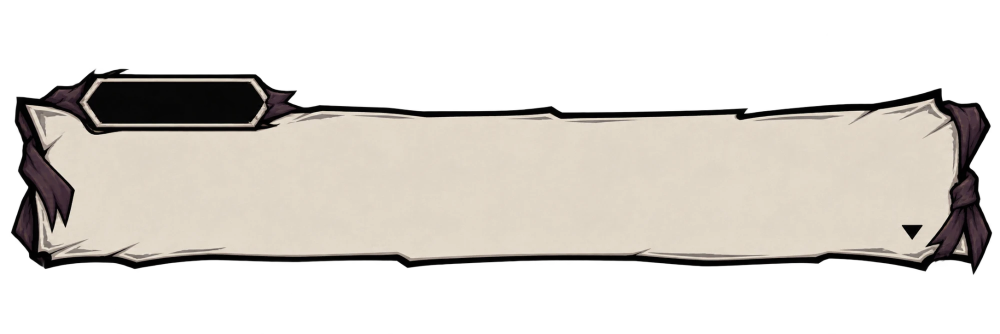
#> input picture cave-3d/art/stage/box_src.webp, 2000 x 667 px (shown at 1/2 size)
$ python -i g4_cut.py   (imports and definitions only)
#> lines starting #> are read from the running program, lines starting #| are printed output that depends on the picture; after the words box and inside, x2 and y2 are one past the last pixel; in counts of white or black regions, pixels touching at a corner belong together
#> further down, picture is the input picture: PIL image 2000x667 RGBA; mean R, G, B, A 85.8, 81.9, 76.4, 119.2
# g4_cut.py v1.5 (2026-10-10) — v1.5: 몸에서 40px 넘게 떨어진 무채색 번호 상자 (60px 안 · 넓이 1600 아래) 도 지움
# v1.4: 흰 바탕에 흰 옷 (간호사 시트 둘) 은 윤곽선으로 막고 바깥 바탕만 지움 (alpha_outline) — 옷에 구멍이 나던 것
# v1.3: 번호 상자 (흰 네모 안 숫자) · 몸 가까이 붙은 검은 번호 글자도 지움 (declutter, 자른 칸에 다시 돌릴 수 있음: --declutter <칸 폴더>)
# v1.2: 이미 투명한 시트 (벤킨1 · 친칠라 일상 등) 는 격자 지우기를 건너뛰고 원래 투명도를 씀 (RGB 로 바꾸며 투명이 사라지던 것) · 손으로 정한 줄 · 칸 (ROWS 29장) · 민수가 파란 X 친 칸은 빼고 (XCELL) · 칸마다 남은 번호 글자 · 번호 상자 지움 (declutter)
# v1.1: 바탕색은 가장자리 5px 안쪽 띠 (맨 가장자리 테두리 선 피함) · 격자선 잉크 문턱 25 (연회색 선) · 덩어리는 3px 만 붙임 (붙어 선 사람들이 한 덩어리 되던 것)
# v1.0 — 4기 시트 자르기 (드라이브 '1010 4기 업뎃')
#  · tools/g4_spec.json 의 sheet 종류만: 격자선 지우기 → 바탕 지우기 (up1_seg.alpha_of) → 번호 글자 지우기 → 줄 · 칸 수 자동 → up1_cut.cut_sheet (이음선 · 덩어리 주인)
#  · 격자선: 가로 · 세로 한 줄이 시트를 거의 다 가로지르고 (75% 넘게) 양옆은 비어 있는 가는 줄 (8px 안) → 바탕색으로 칠함
#  · 번호 글자: 작고 (넓이 900 아래 · 70x50 안) 색이 없는 (회색 · 검정) 덩어리가 큰 그림에서 18px 넘게 떨어져 있으면 지움
#  · 줄 · 칸: 그림 덩어리 (12px 붙임) 를 세로 가운데로 줄 묶음 · 너무 넓은 덩어리는 붙은 두 사람으로 셈. ROWS 에 손으로 정한 값이 있으면 그것
#  사용: python3 -I tools/g4_cut.py <내려받은 폴더> <칸 폴더> [시트 이름 일부 …]   → <칸 폴더>/<폴더>/<시트>/r<줄>c<칸>.png + _info.json + _prev.jpg
import sys, os, json
import numpy as np
from PIL import Image
from scipy import ndimage
HERE = os.path.dirname(os.path.abspath(__file__)); sys.path.insert(0, HERE)
from up1_seg import alpha_of
from up1_cut import cut_sheet
ROWS = {   # '폴더/파일': [줄마다 칸 수] — 자동이 틀린 시트만 (검수 판에서 눈으로 셈)
  '4기몹/9인 워크 프레임 2 캐릭터 시트.png': [3, 3, 3], '4기몹/스테이지 11, 아홉 전사의 준비 자세.png': [3, 3, 3], '4기몹/스테이지 17_ 아홉 영웅의 편안한 휴식.png': [3, 3, 3],
  '4기몹/한복과 군복 캐릭터 9인 스프라이트 시트.png': [3, 3, 3], '4기몹/한복과 군인 9인의 3×3 스프라이트 시트.png': [3, 3, 3],
  '도살자콘/뼈 문신 단검 여성의 다섯 포즈.png': [3, 2], '도살자콘/뼈 문신 전사의 다섯 포즈.png': [3, 2],
  '레지나페흐토테이론/레지나의 10종 특수 검격.png': [5, 5], '레지나페흐토테이론/뿔 달린 기사 보스의 8가지 강공격.png': [4, 4], '레지나페흐토테이론/초승달 왕의 8가지 전투 자세.png': [4, 4],
  '리완/수정 방패 기사 10종 포즈 시트.png': [5, 5], '리완/수정 방패 기사, 다섯 포즈.png': [3, 2], '리완/수정 방패 기사의 여섯 가지 전투 동작.png': [3, 3],
  '망향추가/다섯 포즈 완성형 캐릭터 시트.png': [3, 2], '망향추가/분홍 머리 뿔 여전사 10포즈 스프라이트 시트.png': [5, 5],
  '벤킨추가/두건벤킨2.png': [5, 5], '벤킨추가/벤킨2.png': [5, 5], '벤킨추가/벤킨1.png': [5, 5],
  '유니/보석 오니 전투 포즈 스프라이트 시트.png': [5, 5],
  '장끌레도르추가/image(20261010-030916).png': [4], '장끌레도르추가/장 끌레도르 느와르 걷기.png': [4],
  '청광묵추가/청광묵1.png': [6, 4], '청승추가/청승 블루 오니의 액션 스프라이트 시트.png': [5, 5], '청승추가/청승의 10종 전투 스프라이트 시트.png': [5, 5],
  '추가스프라이트/눈 괴물 10종 포즈 스프라이트 시트.png': [5, 5], '추가스프라이트/열 가지 포즈의 악마 기사 스프라이트.png': [5, 5],
  '친칠라추가/치치닐라 궁수의 다섯 가지 일상 자세, 사과는 삭제.png': [3, 2], '친칠라추가/친칠라의 다섯 가지 일상 포즈.png': [3, 2],
  '작약추가/붉은 오니 전사의 다섯 포즈.png': [2, 3]}
# 민수가 파란 X 친 칸 (쓰지 말 것) — 잘라도 파일을 남기지 않고 _info.json 의 x 에 적음
XCELL = {'도살자콘/뼈 문신 전사의 다섯 포즈.png': ['r0c1', 'r0c2'], '도살자콘/해골 문신 전사의 다섯 특수 자세.png': ['r1c0'],
         '장끌레도르추가/금발 남성의 두 가지 해머 공격.png': ['r0c0']}
OUTLINE = {'4기/간호사1.png', '4기/간호사특수2.png'}   # v1.4 흰 바탕 + 흰 옷 (간호사): 윤곽선으로 막고 바깥 흰 바탕만 지움
def alpha_outline(im, ink_t=236, grow=2):
    """흰 바탕 시트에서 흰 옷이 바탕과 같이 지워지던 것 (v1.4): 선 (어두운 칸) 을 grow px 굵혀 틈을 막고 가장자리에서 이어진 흰 바탕만 지움 → 굵힌 만큼 남은 흰 테두리는 다시 지움"""
#> called with ink_t = 236, grow = 2
    a = np.asarray(im.convert('RGBA')).copy(); rgb = a[..., :3].astype(int); mn = rgb.min(2)
#> after `rgb = a[..., :3].astype(int)`:
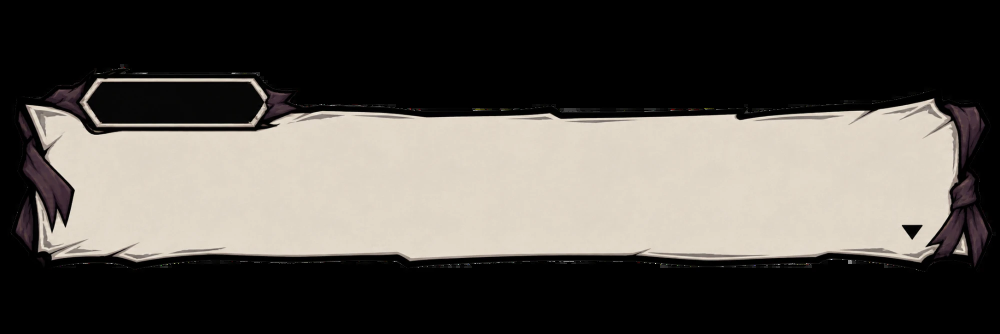
#> rgb: shape (667, 2000, 3) int64 (shown at 1/2 size); mean R, G, B 85.8, 81.9, 76.4
#> after `mn = rgb.min(2)`:
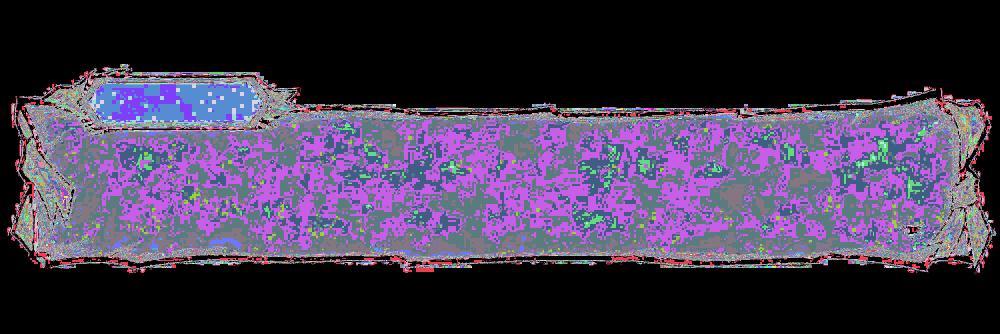
#> mn: shape (667, 2000) int64 (shown at 1/2 size); 245 distinct labels, from 0 to 255; one colour per label, 0 black
    ink = mn < ink_t; wall = ndimage.binary_dilation(ink, iterations=grow)
#> after `ink = mn < ink_t`:
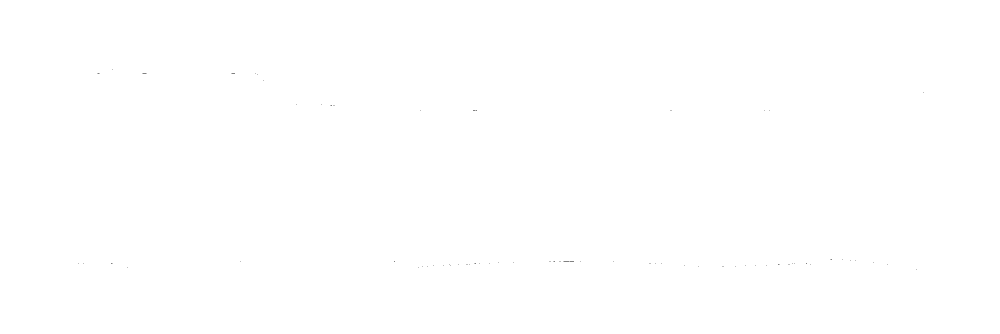
#> ink: shape (667, 2000) bool (shown at 1/2 size); 100% white; black in thin lines or dots, all inside (x1, y1, x2, y2) = (156, 139, 1848, 540)
#> after `wall = ndimage.binary_dilation(ink, iterations=grow)`: wall: shape (667, 2000) bool; every value is 1
    lab, n = ndimage.label(~wall); border = set(np.unique(np.concatenate([lab[0], lab[-1], lab[:, 0], lab[:, -1]]))) - {0}
#> after `lab, n = ndimage.label(~wall)`: lab: shape (667, 2000) int32; every value is 0
#> after `lab, n = ndimage.label(~wall)`: n = 0
#> after `border = set(np.unique(np.concatenate([lab[0], lab[-1], lab[:, 0], lab`: border = 0 items
    bg = np.isin(lab, list(border))
#> bg: shape (667, 2000) bool; every value is 0
    halo = ndimage.binary_dilation(bg, iterations=grow + 1) & ~bg & (mn > 245)
    kill = bg | halo; a[kill, 3] = 0
    soft = ndimage.binary_dilation(kill) & ~kill & (mn > 225); a[soft, 3] = np.minimum(a[soft, 3], 140)
    return a
# [112 lines left out: functions own_alpha, declutter, degrid, unlabel, autorows, main, not called in this run]
# [8 lines not run here, left out]

>>> from PIL import Image
>>> picture = Image.open('../art/stage/box_src.webp')
>>> result = alpha_outline(picture)
